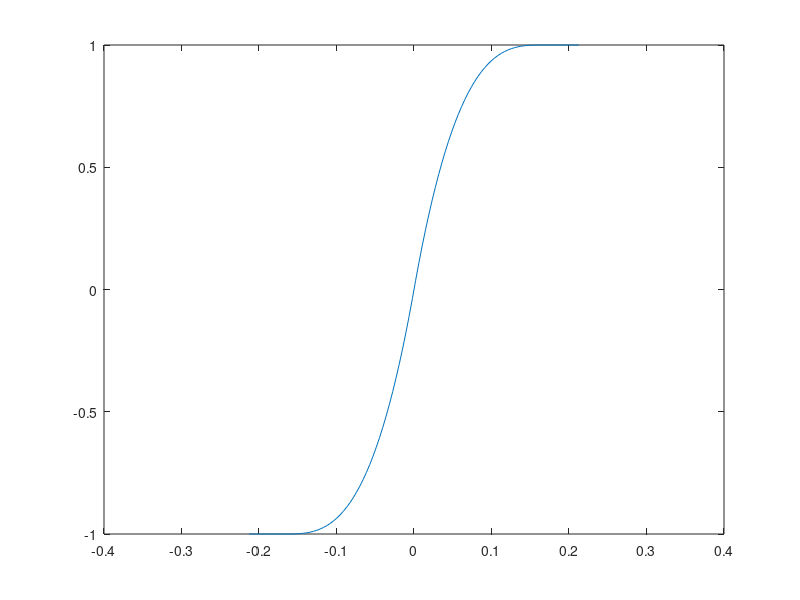

Reproduce this figure in MATLAB.
% Brush tyre model

a = 0.3;
cpy = 100000;
mu = 1;
Fz = 1000;
Ty = (2*cpy*a*a)/(3*mu*Fz);

alpha_SL = atan(1/Ty);

alpha = linspace(-12,12,100);
sigy = tan(deg2rad(alpha));

tsigy = Ty*sigy;

Fy = 3*mu*Fz*tsigy.*(1-abs(tsigy)+(1/3)*(tsigy.^2));
FySL = mu*Fz*sign(alpha);

Fy(abs(deg2rad(alpha))>=alpha_SL) = FySL(abs(deg2rad(alpha))>=alpha_SL);

plot(sigy,Fy/(Fz*mu))